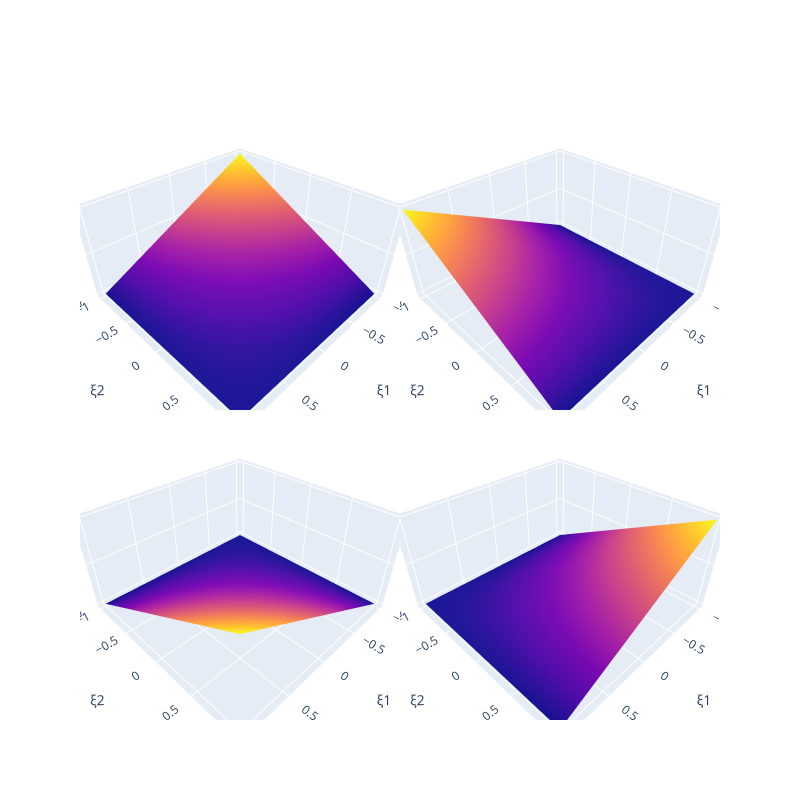

Source (notebook cell):
### Code cell
# Define a quadrilateral element
quad = QuadElement()

# Define the domain
x1 = torch.linspace(-1, 1, steps=100)
x2 = torch.linspace(-1, 1, steps=100)
x = torch.stack(torch.meshgrid(x1, x2, indexing="xy"), dim=2)

# Plot the shape functions
fig = make_subplots(
    rows=2,
    cols=2,
    horizontal_spacing=0.0,
    vertical_spacing=0.0,
    specs=[
        [{"type": "surface"}, {"type": "surface"}],
        [{"type": "surface"}, {"type": "surface"}],
    ],
)
fig.add_trace(go.Surface(z=quad.N(x)[..., 0], x=x1, y=x2), row=1, col=1)
fig.add_trace(go.Surface(z=quad.N(x)[..., 1], x=x1, y=x2), row=1, col=2)
fig.add_trace(go.Surface(z=quad.N(x)[..., 2], x=x1, y=x2), row=2, col=1)
fig.add_trace(go.Surface(z=quad.N(x)[..., 3], x=x1, y=x2), row=2, col=2)
fig.update_traces(showscale=False)
fig.update_layout(autosize=False, width=800, height=800)
fig.update_scenes(
    xaxis_title_text="ξ1", yaxis_title_text="ξ2", zaxis_title_text="N(ξ,η)"
)
fig.show()
